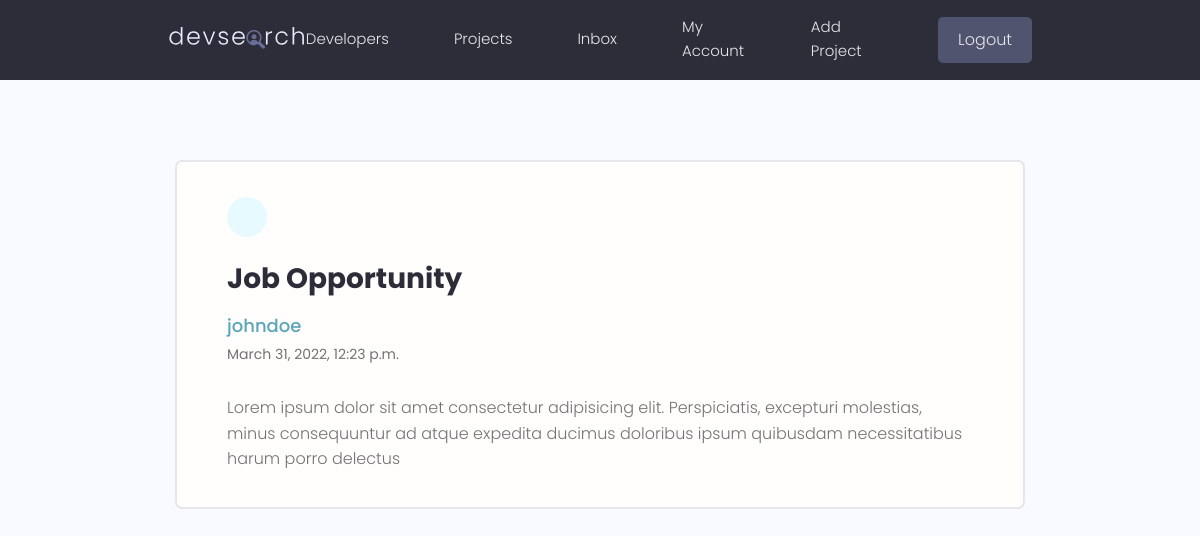
The app's page /read_message/471f6bc9-c381-475a-a50e-7bdabb31a483 (signed in) with its own data.
### users/models.py (models this page shows, shortened)
class Message(models.Model):
    sender = models.ForeignKey(Profile, on_delete=models.SET_NULL, null=True, blank=True)
    receiver = models.ForeignKey(Profile, on_delete=models.CASCADE, null=True, blank=True, related_name='messages')
    last_name = models.CharField(max_length=200, null=True, blank=True)
    first_name = models.CharField(max_length=200, null=True, blank=True)
    email = models.EmailField(max_length=200, null=True, blank=True)
    subject = models.CharField(max_length=200, null=True, blank=True)
    body = models.TextField(null=True, blank=False)
    created = models.DateTimeField(auto_now_add=True)
    is_read = models.BooleanField(default=False, null=True)
    id = models.UUIDField(default=uuid.uuid4, unique=True, primary_key=True, editable=False)
    class Meta:
        ordering = ['is_read', '-created']

class Profile(models.Model):
    user = models.OneToOneField(User, on_delete=models.CASCADE, null=True, blank=True)
    first_name = models.CharField(max_length=200, blank=True, null=True)
    last_name = models.CharField(max_length=200, blank=True, null=True)
    username = models.CharField(max_length=200, blank=True, null=True)
    location = models.CharField(max_length=200, blank=True, null=True)
    email = models.EmailField(max_length=400, blank=True, null=True)
    short_intro = models.CharField(max_length=400, blank=True, null=True)
    bio = models.TextField(blank=True, null=True)
    profile_image = models.ImageField(null=True, upload_to='user_profile', default='user_profile/user-default.png')
    social_github = models.CharField(max_length=200, blank=True, null=True)
    social_twitter = models.CharField(max_length=200, blank=True, null=True)
    social_linkedin = models.CharField(max_length=200, blank=True, null=True)
    social_website = models.CharField(max_length=200, blank=True, null=True)
    created = models.DateTimeField(auto_now_add=True)
    id = models.UUIDField(default=uuid.uuid4, unique=True, primary_key=True, editable=False)
    def __str__(self):
        return str(self.username)

### users/views.py (the view)
# urls.py: path('read_message/<str:pk>', views.message, name='message'),
@login_required(login_url='users:login')
def message(request, pk):
    profile = request.user.profile
    msg = profile.messages.get(pk=pk)
    if not msg.is_read:
        msg.is_read = True
        msg.save()
    context = {'msg': msg}
    return render(request, 'users/message.html', context)

### users/templates/users/message.html (shortened to what this page needs)
{% extends 'base.html' %}
{% block content %}
    <main class="messagePage my-xl">
        <div class="content-box">
            <div class="message">
                <a class="backButton" href="{% url 'users:inbox' %}"></a>
                <h2 class="message__subject">{{ msg.subject }}</h2>
                {% if msg.sender %}
                <a href="{% url 'users:user_profile' msg.sender.id %}" class="message__author">{{ msg.sender }}</a>
                {% else %}
                    <p class="message__author">{{ msg.first_name }} {{ msg.last_name }}</p>
                    <a href=" mailto:dan@fa.com " class="message__author">{{ msg.email }}</a>
                {% endif %}
                <p class="message__date">{{ msg.created }}</p>
                <div class="message__body">
                    {{ msg.body|linebreaks }}
                </div>
            </div>
        </div>
    </main>
{% endblock %}

### static/css/app.css (style rules this page uses)
:root { --color-sub: #2d2d39; }
.content-box { width: 95%; max-width: 85rem; margin: 0 auto; }
.message { padding: 2.5rem 0; }
.message > a { display: flex; gap: 1rem; }
.message__author, .message__date { flex-basis: 25%; }
.message__subject { flex-basis: 50%; }
.message__date { text-align: right; }
.messagePage .message { list-style: none; background: var(--color-white); padding: 3.5rem 5rem; border: 2px solid var(--color-light); border-radius: 0.7rem; }
.messagePage .message__subject { font-size: 2.8rem; color: var(--color-sub); margin-bottom: 1rem; margin-top: 2rem; }
.messagePage .message__author { font-size: 1.8rem; font-weight: 500; }
.messagePage .message__date { font-size: 1.4rem; font-weight: 400; text-align: left; margin-bottom: 3rem; }
.backButton { background: var(--color-main-light); color: var(--color-main); width: 4rem; height: 4rem; display: flex; align-items: center; justify-content: center; border-radius: 50%; }

### static/uikit/styles/modules/_variables.css (style rules this page uses)
:root { --color-main: #5aa5b9; --color-main-light: #e6faff; --color-sub: #3f4156; --color-sub-light: #51546e; --color-sub-lighter: #ededfd; --color-text: #737373; --color-gray: #8b8b8b; --color-light: #e5e7eb; --color-light-gray: #767676; --color-bg: #f8fafd; --color-white: #fffefd; --color-white-light: #f3f3f3; --color-success: #359e64; --color-success-bg: #def8e8; --color-error: #fc4b0b; --color-error-bg: #fff2ee; --font-base: 'Poppins', arial, helvetica, 'Segoe UI', roboto, ubuntu, sans-serif; --font-monospace: 'Fira Code', 'Courier New', courier, monospace; --font-regular: 300; --font-medium: 500; --font-bold: 700; --generic-shadow: 1px 1px 5px #00000010; --generic-transition: all 0.3s ease-in-out; }

### static/uikit/styles/modules/_base.css (style rules this page uses)
* { margin: 0; padding: 0; box-sizing: border-box; text-rendering: optimizeLegibility; color: inherit; font-size: inherit; }
html { font-size: 50%; }
@media only screen and (min-width: 480px) { html { font-size: 56.25%; } }
@media only screen and (min-width: 1200px) { html { font-size: 62.5%; } }
body { line-height: 1.6; font-weight: 400; font-size: 1.5rem; color: var(--color-text); background-color: var(--color-bg); min-height: 100vh; }

### static/uikit/styles/modules/_typography.css (style rules this page uses)
* { font-family: var(--font-base); }
h2 { font-size: 3.6rem; font-weight: var(--font-bold); }
p, span, strong { font-size: 1.6rem; color: var(--color-text); font-weight: var(--font-regular); }
a { padding-bottom: 2px; text-decoration: none; display: inline-block; color: var(--color-main); font-weight: var(--font-medium); }

### static/uikit/styles/modules/_utilities.css (style rules this page uses)
.my-xl { margin: 8rem auto; }

### records on screen
Message: subject "Job Opportunity", sender "johndoe", created "March 31, 2022, 12:23 p.m.", body "Lorem ipsum dolor sit amet consectetur adipisicing elit. Perspiciatis, excepturi molestias, minus consequuntur ad atque expedita ducimus doloribus ipsum quibusdam necessitatibus harum porro delectus"
